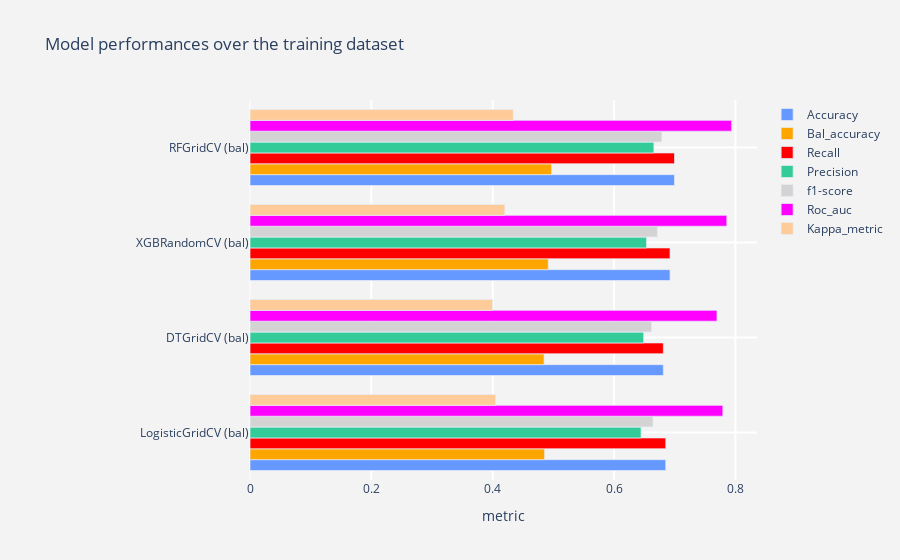

The notebook cell this image was saved under:
### Code cell
modelmetricsplot(df=model_performances_train, title="Model performances over the training dataset")

### Figure 1 — Plotly figure (JSON) as saved in the notebook; plotly's stock layout.template omitted (floating-point values rounded to 4 significant figures)
{"data": [{"marker": {"color": "#6699FF", "line": {"width": 0.7}}, "name": "Accuracy", "orientation": "h", "type": "bar", "x": [0.6852, 0.6812, 0.6922, 0.6996], "y": ["LogisticGridCV (bal)", "DTGridCV (bal)", "XGBRandomCV (bal)", "RFGridCV (bal)"]}, {"marker": {"color": "orange", "line": {"width": 0.7}}, "name": "Bal_accuracy", "orientation": "h", "type": "bar", "x": [0.4855, 0.4847, 0.4916, 0.4971], "y": ["LogisticGridCV (bal)", "DTGridCV (bal)", "XGBRandomCV (bal)", "RFGridCV (bal)"]}, {"marker": {"color": "red", "line": {"width": 0.7}}, "name": "Recall", "orientation": "h", "type": "bar", "x": [0.6852, 0.6812, 0.6922, 0.6996], "y": ["LogisticGridCV (bal)", "DTGridCV (bal)", "XGBRandomCV (bal)", "RFGridCV (bal)"]}, {"marker": {"color": "#33CC99", "line": {"width": 0.7}}, "name": "Precision", "orientation": "h", "type": "bar", "x": [0.6445, 0.6488, 0.6535, 0.6656], "y": ["LogisticGridCV (bal)", "DTGridCV (bal)", "XGBRandomCV (bal)", "RFGridCV (bal)"]}, {"marker": {"color": "lightgrey", "line": {"width": 0.7}}, "name": "f1-score", "orientation": "h", "type": "bar", "x": [0.6641, 0.6617, 0.6714, 0.6789], "y": ["LogisticGridCV (bal)", "DTGridCV (bal)", "XGBRandomCV (bal)", "RFGridCV (bal)"]}, {"marker": {"color": "magenta", "line": {"width": 0.7}}, "name": "Roc_auc", "orientation": "h", "type": "bar", "x": [0.7793, 0.7696, 0.7858, 0.7938], "y": ["LogisticGridCV (bal)", "DTGridCV (bal)", "XGBRandomCV (bal)", "RFGridCV (bal)"]}, {"marker": {"color": "#FFCC99", "line": {"width": 0.7}}, "name": "Kappa_metric", "orientation": "h", "type": "bar", "x": [0.4048, 0.3998, 0.42, 0.4338], "y": ["LogisticGridCV (bal)", "DTGridCV (bal)", "XGBRandomCV (bal)", "RFGridCV (bal)"]}], "layout": {"autosize": true, "margin": {"l": 250}, "paper_bgcolor": "rgb(243,243,243)", "plot_bgcolor": "rgb(243,243,243)", "title": {"text": "Model performances over the training dataset"}, "xaxis": {"autorange": true, "gridcolor": "rgb(255, 255, 255)", "gridwidth": 2, "range": [0, 0.8355], "ticklen": 5, "title": {"text": "metric"}, "type": "linear", "zerolinewidth": 1}, "yaxis": {"autorange": true, "gridcolor": "rgb(255, 255, 255)", "gridwidth": 2, "range": [-0.5, 3.5], "ticklen": 5, "type": "category", "zerolinewidth": 1}}}
